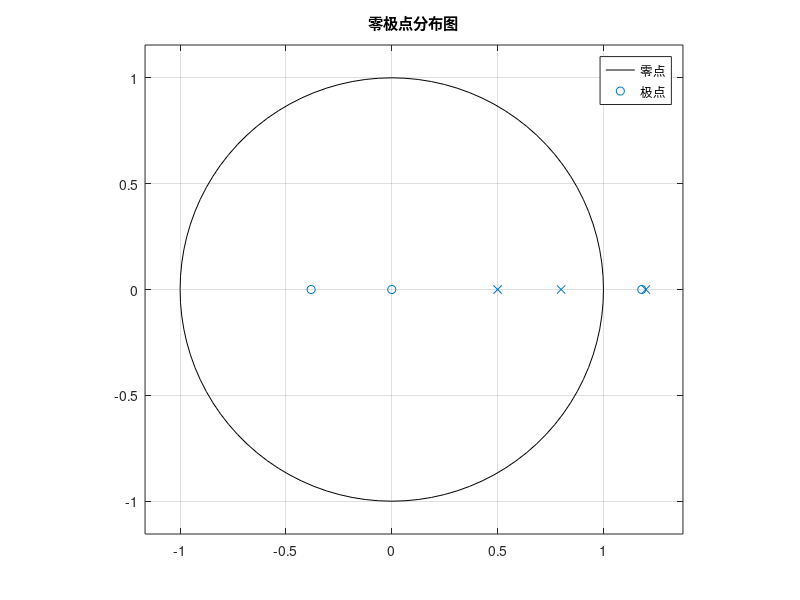

MATLAB code to generate this figure:
B = [2 -1.6 -0.9];
A = [1 -2.5 1.96 -0.48];
zplane(B, A),grid on;
legend('零点', '极点');
title('零极点分布图');